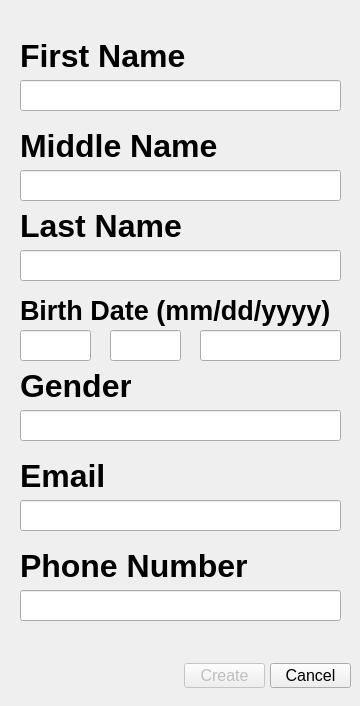
<?xml version="1.0" encoding="UTF-8"?>
<ui version="4.0">
 <class>NewUserWidget</class>
 <widget class="QWidget" name="NewUserWidget">
  <property name="geometry">
   <rect>
    <x>0</x>
    <y>0</y>
    <width>360</width>
    <height>706</height>
   </rect>
  </property>
  <property name="windowTitle">
   <string>Create New User</string>
  </property>
  <property name="inputMethodHints">
   <set>Qt::ImhNone</set>
  </property>
  <widget class="QLineEdit" name="first_name_input">
   <property name="geometry">
    <rect>
     <x>20</x>
     <y>80</y>
     <width>321</width>
     <height>31</height>
    </rect>
   </property>
   <property name="font">
    <font>
     <pointsize>20</pointsize>
    </font>
   </property>
   <property name="tabletTracking">
    <bool>false</bool>
   </property>
   <property name="frame">
    <bool>true</bool>
   </property>
   <property name="clearButtonEnabled">
    <bool>false</bool>
   </property>
  </widget>
  <widget class="QLabel" name="first_name_label">
   <property name="geometry">
    <rect>
     <x>20</x>
     <y>40</y>
     <width>171</width>
     <height>31</height>
    </rect>
   </property>
   <property name="font">
    <font>
     <pointsize>24</pointsize>
     <bold>true</bold>
    </font>
   </property>
   <property name="focusPolicy">
    <enum>Qt::NoFocus</enum>
   </property>
   <property name="text">
    <string>First Name</string>
   </property>
  </widget>
  <widget class="QLabel" name="last_name_label">
   <property name="geometry">
    <rect>
     <x>20</x>
     <y>210</y>
     <width>171</width>
     <height>31</height>
    </rect>
   </property>
   <property name="font">
    <font>
     <pointsize>24</pointsize>
     <bold>true</bold>
    </font>
   </property>
   <property name="text">
    <string>Last Name</string>
   </property>
  </widget>
  <widget class="QLineEdit" name="last_name_input">
   <property name="geometry">
    <rect>
     <x>20</x>
     <y>250</y>
     <width>321</width>
     <height>31</height>
    </rect>
   </property>
   <property name="font">
    <font>
     <pointsize>20</pointsize>
    </font>
   </property>
  </widget>
  <widget class="QLabel" name="new_email_label">
   <property name="geometry">
    <rect>
     <x>20</x>
     <y>460</y>
     <width>91</width>
     <height>31</height>
    </rect>
   </property>
   <property name="font">
    <font>
     <pointsize>24</pointsize>
     <bold>true</bold>
    </font>
   </property>
   <property name="text">
    <string>Email</string>
   </property>
  </widget>
  <widget class="QLineEdit" name="new_email_input">
   <property name="geometry">
    <rect>
     <x>20</x>
     <y>500</y>
     <width>321</width>
     <height>31</height>
    </rect>
   </property>
   <property name="font">
    <font>
     <pointsize>20</pointsize>
    </font>
   </property>
  </widget>
  <widget class="QLabel" name="middle_name_label">
   <property name="geometry">
    <rect>
     <x>20</x>
     <y>130</y>
     <width>211</width>
     <height>31</height>
    </rect>
   </property>
   <property name="font">
    <font>
     <pointsize>24</pointsize>
     <bold>true</bold>
    </font>
   </property>
   <property name="text">
    <string>Middle Name</string>
   </property>
  </widget>
  <widget class="QLineEdit" name="middle_name_input">
   <property name="geometry">
    <rect>
     <x>20</x>
     <y>170</y>
     <width>321</width>
     <height>31</height>
    </rect>
   </property>
   <property name="font">
    <font>
     <pointsize>20</pointsize>
    </font>
   </property>
  </widget>
  <widget class="QLabel" name="phone_num_label">
   <property name="geometry">
    <rect>
     <x>20</x>
     <y>550</y>
     <width>231</width>
     <height>31</height>
    </rect>
   </property>
   <property name="font">
    <font>
     <pointsize>24</pointsize>
     <bold>true</bold>
    </font>
   </property>
   <property name="text">
    <string>Phone Number</string>
   </property>
  </widget>
  <widget class="QLineEdit" name="phone_num_input">
   <property name="geometry">
    <rect>
     <x>20</x>
     <y>590</y>
     <width>321</width>
     <height>31</height>
    </rect>
   </property>
   <property name="font">
    <font>
     <pointsize>20</pointsize>
    </font>
   </property>
   <property name="inputMethodHints">
    <set>Qt::ImhDigitsOnly|Qt::ImhPreferNumbers</set>
   </property>
  </widget>
  <widget class="QPushButton" name="create_button">
   <property name="enabled">
    <bool>false</bool>
   </property>
   <property name="geometry">
    <rect>
     <x>184</x>
     <y>663</y>
     <width>81</width>
     <height>25</height>
    </rect>
   </property>
   <property name="font">
    <font>
     <pointsize>12</pointsize>
    </font>
   </property>
   <property name="text">
    <string>Create</string>
   </property>
  </widget>
  <widget class="QPushButton" name="cancel_button">
   <property name="geometry">
    <rect>
     <x>270</x>
     <y>663</y>
     <width>81</width>
     <height>25</height>
    </rect>
   </property>
   <property name="font">
    <font>
     <pointsize>12</pointsize>
     <bold>false</bold>
    </font>
   </property>
   <property name="text">
    <string>Cancel</string>
   </property>
  </widget>
  <widget class="QLineEdit" name="gender_input">
   <property name="geometry">
    <rect>
     <x>20</x>
     <y>410</y>
     <width>321</width>
     <height>31</height>
    </rect>
   </property>
   <property name="font">
    <font>
     <pointsize>20</pointsize>
    </font>
   </property>
   <property name="text">
    <string/>
   </property>
  </widget>
  <widget class="QLabel" name="gende_label">
   <property name="geometry">
    <rect>
     <x>20</x>
     <y>370</y>
     <width>111</width>
     <height>31</height>
    </rect>
   </property>
   <property name="font">
    <font>
     <pointsize>24</pointsize>
     <bold>true</bold>
    </font>
   </property>
   <property name="text">
    <string>Gender</string>
   </property>
  </widget>
  <widget class="QLabel" name="birth_date_label">
   <property name="geometry">
    <rect>
     <x>20</x>
     <y>290</y>
     <width>351</width>
     <height>41</height>
    </rect>
   </property>
   <property name="font">
    <font>
     <pointsize>20</pointsize>
     <bold>true</bold>
    </font>
   </property>
   <property name="text">
    <string>Birth Date (mm/dd/yyyy)</string>
   </property>
  </widget>
  <widget class="QLineEdit" name="bday_month_input">
   <property name="geometry">
    <rect>
     <x>20</x>
     <y>330</y>
     <width>71</width>
     <height>31</height>
    </rect>
   </property>
   <property name="font">
    <font>
     <pointsize>20</pointsize>
    </font>
   </property>
   <property name="text">
    <string/>
   </property>
   <property name="maxLength">
    <number>2</number>
   </property>
   <property name="alignment">
    <set>Qt::AlignCenter</set>
   </property>
  </widget>
  <widget class="QLineEdit" name="bday_day_input">
   <property name="geometry">
    <rect>
     <x>110</x>
     <y>330</y>
     <width>71</width>
     <height>31</height>
    </rect>
   </property>
   <property name="font">
    <font>
     <pointsize>20</pointsize>
    </font>
   </property>
   <property name="text">
    <string/>
   </property>
   <property name="maxLength">
    <number>2</number>
   </property>
   <property name="alignment">
    <set>Qt::AlignCenter</set>
   </property>
  </widget>
  <widget class="QLineEdit" name="bday_year_input">
   <property name="geometry">
    <rect>
     <x>200</x>
     <y>330</y>
     <width>141</width>
     <height>31</height>
    </rect>
   </property>
   <property name="font">
    <font>
     <pointsize>20</pointsize>
    </font>
   </property>
   <property name="text">
    <string/>
   </property>
   <property name="maxLength">
    <number>4</number>
   </property>
   <property name="frame">
    <bool>true</bool>
   </property>
   <property name="alignment">
    <set>Qt::AlignCenter</set>
   </property>
  </widget>
  <zorder>first_name_input</zorder>
  <zorder>first_name_label</zorder>
  <zorder>last_name_label</zorder>
  <zorder>last_name_input</zorder>
  <zorder>new_email_label</zorder>
  <zorder>new_email_input</zorder>
  <zorder>middle_name_label</zorder>
  <zorder>phone_num_label</zorder>
  <zorder>phone_num_input</zorder>
  <zorder>middle_name_input</zorder>
  <zorder>create_button</zorder>
  <zorder>cancel_button</zorder>
  <zorder>gender_input</zorder>
  <zorder>gende_label</zorder>
  <zorder>birth_date_label</zorder>
  <zorder>bday_month_input</zorder>
  <zorder>bday_day_input</zorder>
  <zorder>bday_year_input</zorder>
 </widget>
 <tabstops>
  <tabstop>first_name_input</tabstop>
  <tabstop>middle_name_input</tabstop>
  <tabstop>last_name_input</tabstop>
  <tabstop>bday_month_input</tabstop>
  <tabstop>bday_day_input</tabstop>
  <tabstop>bday_year_input</tabstop>
  <tabstop>gender_input</tabstop>
  <tabstop>new_email_input</tabstop>
  <tabstop>phone_num_input</tabstop>
  <tabstop>create_button</tabstop>
  <tabstop>cancel_button</tabstop>
 </tabstops>
 <resources/>
 <connections/>
</ui>
